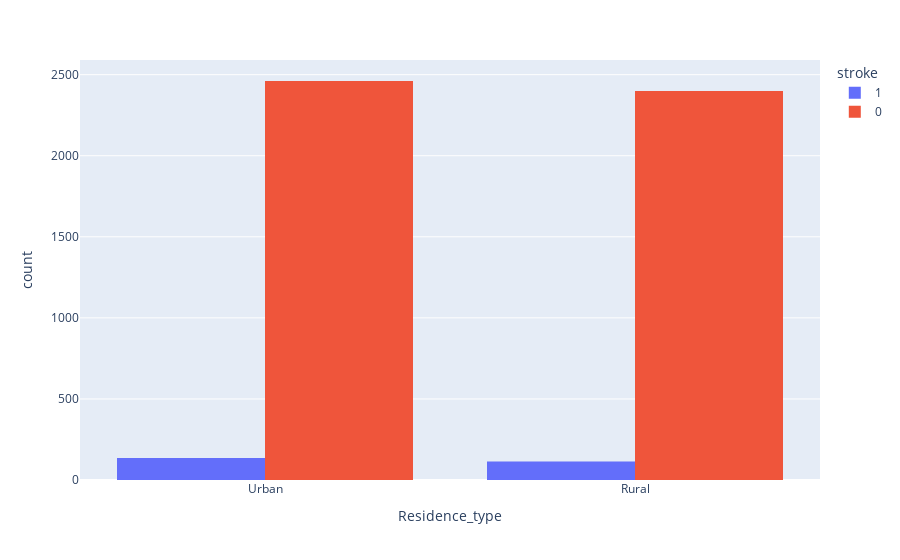

Notebook source saved alongside this figure:
### Code cell
fig = px.histogram(df, x = "Residence_type", color = "stroke", barmode= "group")
fig.show()

### Figure 1 — Plotly figure (JSON) as saved in the notebook; plotly's stock layout.template omitted (floating-point values rounded to 4 significant figures; data arrays with more than 128 entries replaced by an {"elided": "..."} marker saying what was removed)
{"data": [{"alignmentgroup": "True", "bingroup": "x", "hovertemplate": "stroke=1<br>Residence_type=%{x}<br>count=%{y}<extra></extra>", "legendgroup": "1", "marker": {"color": "#636efa", "pattern": {"shape": ""}}, "name": "1", "offsetgroup": "1", "orientation": "v", "showlegend": true, "type": "histogram", "x": {"elided": "249 str values"}, "xaxis": "x", "yaxis": "y"}, {"alignmentgroup": "True", "bingroup": "x", "hovertemplate": "stroke=0<br>Residence_type=%{x}<br>count=%{y}<extra></extra>", "legendgroup": "0", "marker": {"color": "#EF553B", "pattern": {"shape": ""}}, "name": "0", "offsetgroup": "0", "orientation": "v", "showlegend": true, "type": "histogram", "x": {"elided": "4860 str values"}, "xaxis": "x", "yaxis": "y"}], "layout": {"barmode": "group", "legend": {"title": {"text": "stroke"}, "tracegroupgap": 0}, "margin": {"t": 60}, "xaxis": {"anchor": "y", "domain": [0, 1], "title": {"text": "Residence_type"}}, "yaxis": {"anchor": "x", "domain": [0, 1], "title": {"text": "count"}}}}
